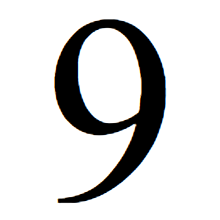
#> input picture 9.png, 220 x 220 px
$ jupyter execute --allow-errors Hackathon.ipynb   (shell and % lines are left out)   (older library calls are emulated)
#> lines starting #> are read from the running program, lines starting #| are printed output that depends on the picture; long printed decimals are rounded
#> in load_image, returned value is the input picture: PIL image 220x220 RGBA; mean R, G, B, A 216.9, 216.9, 216.9, 255
[cell 1]
import sys
sys.path.append("/Users/Daniel/Rigetti/pyquil") # CHANGE THIS TO YOUR ABSOLUTE PATH TO THE PYQUIL FOLDER

[cell 2]
import pyquil

[cell 3]
from pyquil.quil import Program
from pyquil.gates import *
from pyquil.api import QVMConnection
from pyquil.paulis import ID, sX, sY, sZ

[cell 4]
import numpy as np
import scipy
from scipy.linalg import expm, sinm, cosm, logm

[cell 5]
K = np.array([[0.5065, 0.2425],
              [0.2425, 0.4935]])
gamma = 1000
F = K + 1/gamma*np.eye(2)
print(F)

[cell 6]
class Inverse():
    # [59 lines left out: functions __init__, controlMake, CRY, CCRY, NCCRY, not called in this run]

    def HGate(self):
        return self.controlMake(np.sqrt(0.5) * np.array([[1,1], [1,-1]]))


    # [122 lines left out: function main, not called in this run]

# [4 lines of commented-out code are left out]

[cell 7]
# [6 lines left out: function classify, not called in this run]

[cell 8]
# 9-train
F = np.array([[2/4, 1/4], [1/4,2/4]])
#> (the rest of this cell did not finish here and is left out)

[cell 9]
x = np.linalg.inv(F).dot(np.array([1/np.sqrt(2), -1/np.sqrt(2)]))
print(x)
F.dot(x)

#> (a cell that did not finish here is left out)

#> (a cell that did not finish here is left out)

#> (a cell that did not finish here is left out)

#> (a cell that did not finish here is left out)

#> (a cell that did not finish here is left out)

[cell 15]
# PROCESSING
from matplotlib.pyplot import imshow
from PIL import Image
import numpy as np

def downsize(img):
    return img.resize((28, 28), Image.ANTIALIAS)
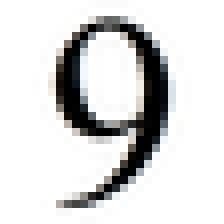
#> returned value: PIL image 28x28 RGBA (shown 8 times larger); mean R, G, B, A 216.4, 216.4, 216.4, 255

def get_HR(img):
    """Dark pixels in left half / Dark pixels in right half."""
    left_total, right_total = 0, 0
    width, height = img.size
#> width = 28; height = 28

    for x in range(width):
        for y in range(height):
            r, g, b, a = img.getpixel((x, y))
            brightness = (r + g + b) / 3
            if x < (width / 2):
                left_total += 1 - (brightness / 255)
            else:
                right_total += 1 - (brightness / 255)
#> after the loop, left_total = 52.47; right_total = 66.27

    return left_total / right_total

def get_VR(img):
    """Dark pixels in top half / Dark pixels in bottom half."""
    top_total, bottom_total = 0, 0
#> top_total = 0; bottom_total = 0
    width, height = img.size
#> width = 28; height = 28

    for x in range(width):
        for y in range(height):
            r, g, b, a = img.getpixel((x, y))
            brightness = (r + g + b) / 3
            if y < (height / 2):
                bottom_total += 1 - (brightness / 255)
            else:
                top_total += 1 - (brightness / 255)
#> after the loop, bottom_total = 66.17; top_total = 52.57

    return bottom_total / top_total

def load_image(path):
    return Image.open(path)

def full_process(img):
    """Features HR, VR as an array."""
    img = downsize(img)
    return [get_HR(img) * 1.4, get_VR(img) * 0.6]

[cell 16]
# 9-processed
img_9 = load_image("9.png")
features_9 = full_process(img_9)
#> features_9 = [1.11, 0.755]
#> (the rest of this cell did not finish here and is left out)

[cell 17]
# 6-processed
img_6 = load_image("6.png")
#> call 2 of load_image, with path = '6.png'
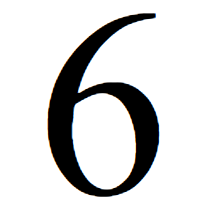
#> input picture 6.png, 210 x 210 px
#> in load_image, returned value is the input picture: PIL image 210x210 RGBA; mean R, G, B, A 213.5, 213.5, 213.5, 255
features_6 = full_process(img_6)
#> in downsize (call 2), `return img.resize((28, 28), Image.ANTIALIAS)`:
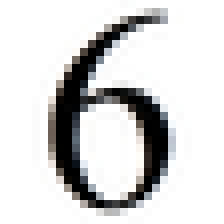
#> returned value: PIL image 28x28 RGBA (shown 8 times larger); mean R, G, B, A 212.9, 212.9, 212.9, 255
#> features_6 = [1.83, 0.468]
print(features_6)
#| [1.826, 0.4685]
#> (the rest of this cell did not finish here and is left out)

[cell 18]
img_6 = load_image("6.png")
features_6 = full_process(img_6)
#> (the rest of this cell did not finish here and is left out)

[cell 19]
def main2():
    path_6 = "6.png"
#> path_6 = '6.png'
    img_6 = load_image(path_6)
    path_9 = "9.png"
    img_9 = load_image(path_9)
    img_list_6 = [img_6]
    img_list_9 = [img_9]
    n_correct = 0
    n_rep = 5


    # first index is correct class
    # all examples from paper
    query_list = [[6, [0.997,-0.072]], [9, [0.147,0.989]], [6, [0.999,-0.030]], [6, [0.987,-0.161]],
                 [9, [0.338,0.941]], [6, [0.999,0.025]], [9, [0.439,0.899]], [9, [0.173,0.985]]]
    # add 6s from images
    for el in img_list_6:
        query_list.append([6, full_process(el)])
#> this loop made 1 pass
#> after the loop, query_list = [[6, [0.997, -0.072]], [9, [0.147, 0.989]], [6, [0.999, -0.03]], [6, [0.987, -0.161]], [9, [0.338, 0.941]], [6, [0.999, 0.025]], [9, [0.439, 0.899]], [9, [0.173, 0.985]], [6, [1.83, 0.468]]]
    # add 9s from images
    for el in img_list_9:
        query_list.append([9, full_process(el)])
#> after the loop, query_list = [[6, [0.997, -0.072]], [9, [0.147, 0.989]], [6, [0.999, -0.03]], [6, [0.987, -0.161]], [9, [0.338, 0.941]], [6, [0.999, 0.025]], [9, [0.439, 0.899]], [9, [0.173, 0.985]], [6, [1.83, 0.468]], [9, [1.11, 0.755]]]

    i_c = 0
    for j in range(n_rep):
        for i, el in enumerate(query_list):
            print("{}: Features {}".format(el[0], el[1]))
            result = query(el[1])
            if(result  == el[0]):
                n_correct += 1
            i_c += 1
            print("[" + str(i) + "]" + " Classified as", str(result), ". Correct: " + str(result  == el[0]))
            print("So far " + str(n_correct) + "/" + str(i_c))
#> this loop made 1 pass
#| 6: Features [0.997, -0.072]
#> after the loop, i_c = 0; n_correct = 0

    print("Classified correctly ", str(n_correct), "out of ", str(i_c))

[cell 20]
def query(q):

    train6 = [0.987, 0.159]
    train9 = [0.354, 0.935]
    theta1 = calc_theta(train6)
    theta2 = calc_theta(train9)


    theta0 = calc_theta(q)

    inverse = Inverse(F, Program(), QVMConnection(), theta0, theta1, theta2)
    amplitudes = inverse.main().amplitudes


    if(np.real(amplitudes[9]) > 0):
        return 9
    else:
        return 6

[cell 21]
def calc_theta(x_i):
    # ArcCot[z] is equal to ArcTan[1/z] for complex z, so also R
    theta = np.arctan(1/(x_i[0]/x_i[1]))
    return theta

[cell 22]
imshow(load_image("6.png"))

[cell 23]
imshow(load_image("9.png"))

[cell 24]
main2()
#> (the call stopped at in query, `inverse = Inverse(F, Program(), QVMConnection(), theta0, theta1, theta2)`: pyquil is not available in this run)
